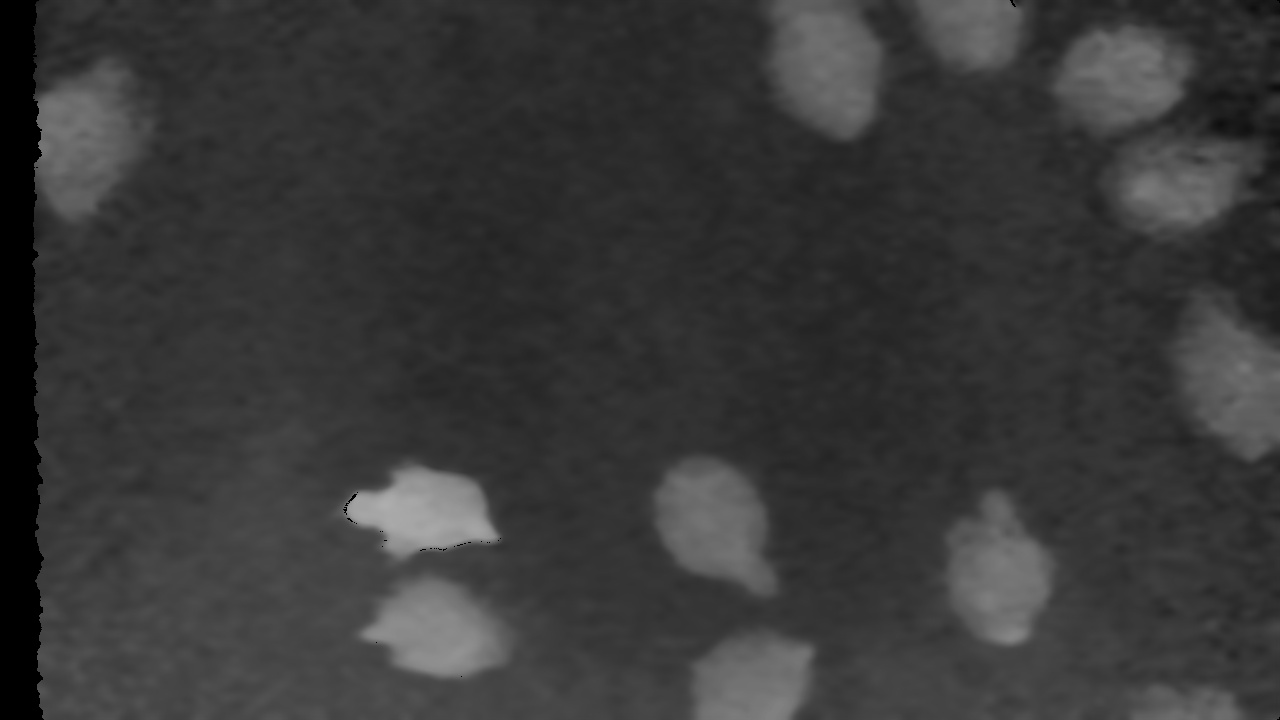
#> input picture images/imgpsh_fullsize_anim.jpg, 1280 x 720 px
$ python find_chicken_contours.py
#> lines starting #> are read from the running program, lines starting #| are printed output that depends on the picture; after the words box and inside, x2 and y2 are one past the last pixel; in counts of white or black regions, pixels touching at a corner belong together
import cv2


class FildChickenContours:
    def __init__(self, img_path, threshold_value=80, figure="rectangle"):
        self.__img_path = img_path
        self.__threshold_value = threshold_value
        self.__figure = figure
        self.__color = (255, 255, 255)


    def __return_real_image(self):
        img_real = cv2.imread(self.__img_path)
#> img_real is the input picture: shape (720, 1280, 3); min 0, max 174, mean 56.4
        return img_real

    def __preprocessing_image(self):
        img = self.__return_real_image()
        img_gauss_blur = cv2.GaussianBlur(img.copy(), (3, 3), 0)
        img_gray = cv2.cvtColor(img_gauss_blur, cv2.COLOR_BGR2GRAY)
        return img_gray

    def __find_contours(self):
        img_gray = self.__preprocessing_image()
        ret, threshold_img = cv2.threshold(img_gray, self.__threshold_value, 255, cv2.THRESH_BINARY)
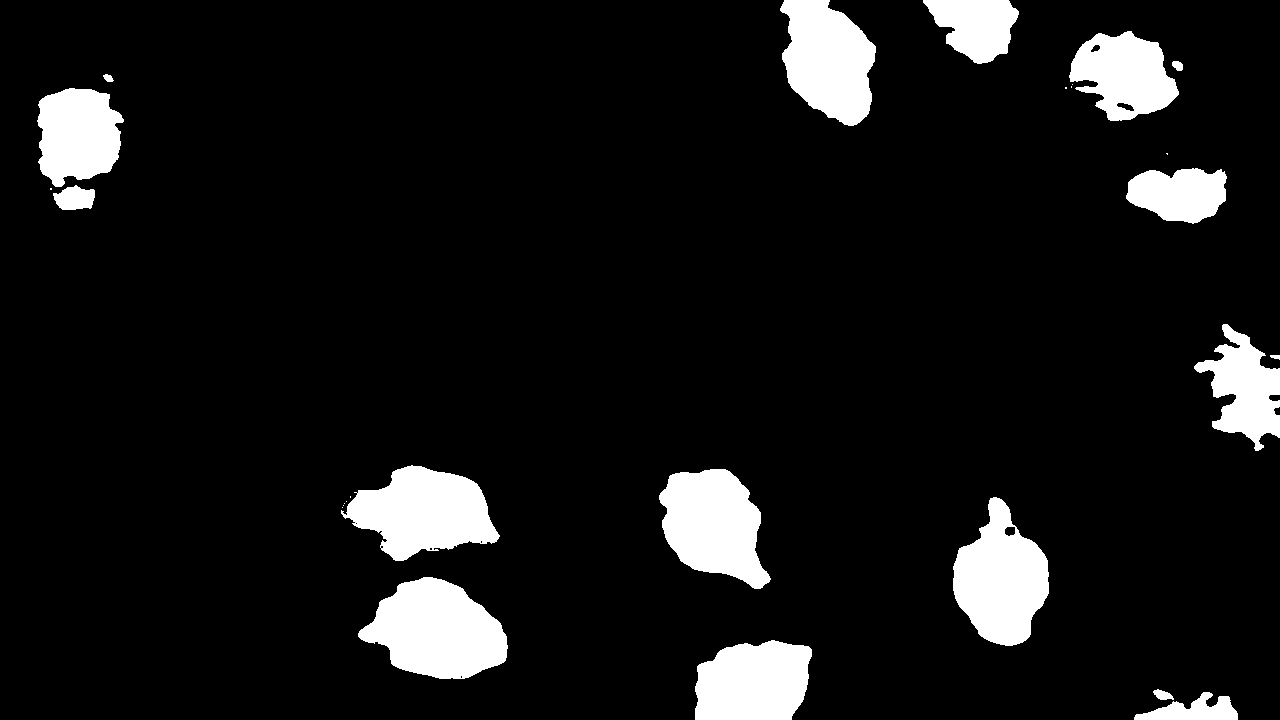
#> threshold_img: shape (720, 1280); 9.1% white; 27 white regions (10 under 20 px)
#> ret = 90

        con, hir = cv2.findContours(threshold_img, cv2.RETR_EXTERNAL, cv2.CHAIN_APPROX_SIMPLE)
#> con = 27 contours, 10 with area under 20; largest, box (x1, y1, x2, y2) and area: (358, 577, 508, 679) 10064, (341, 465, 500, 561) 9150, (953, 497, 1049, 646) 9020, (659, 469, 771, 589) 8820, (780, 0, 876, 126) 8390; hir = 27 rows, first 6: [1, -1, -1, -1], [2, 0, -1, -1], [3, 1, -1, -1], [4, 2, -1, -1], [5, 3, -1, -1], [6, 4, -1, -1]
        return con

    def __create_figure_on_image(self, x, y, w, h, img):
        if self.__figure == "rectangle":
            img = cv2.rectangle(img, (x, y), (x + w, y + h), self.__color, thickness=2)
            return img
        if self.__figure == "circle":
            img = cv2.circle(img, (x + w // 2, y + h // 2), h // 2, self.__color, thickness=2)
            return img

    def __draw_contours(self):
        img_real = self.__return_real_image()
        con = self.__find_contours()

        for c in con:
            x, y, w, h = cv2.boundingRect(c)
            img = self.__create_figure_on_image(x, y, w, h, img_real)
#> this loop made 27 passes
#> (x, y, w, h) on passes 1, 2, 3, 4, 5, 6, 7, 8, 9, 11, 12, 13: (1134, 692, 104, 28), (1153, 689, 21, 11), (695, 640, 117, 80), (358, 577, 150, 102), (342, 507, 1, 1), (343, 505, 1, 1), (344, 503, 1, 1), (346, 501, 1, 1), (953, 497, 96, 149), (659, 469, 112, 120), (341, 465, 159, 96), (1270, 355, 10, 5)
#> (c, x, y, w, h) on passes 10, 15, 18, 20, 21: ([[350, 496], [350, 497]], 350, 496, 1, 2), ([[50, 188], [50, 189], [51, 189], [51, 188]], 50, 188, 2, 2), ([[1166, 153], [1167, 154], [1167, 153]], 1166, 153, 2, 2), ([[1065, 87], [1065, 88], [1066, 88], [1066, 87]], 1065, 87, 2, 2), ([[1071, 86], [1071, 87]], 1071, 86, 1, 2)
#> pass 3, in __create_figure_on_image (call 3), `img = cv2.circle(img, (x + w // 2, y + h // 2), h // 2, self.__color, ..`:
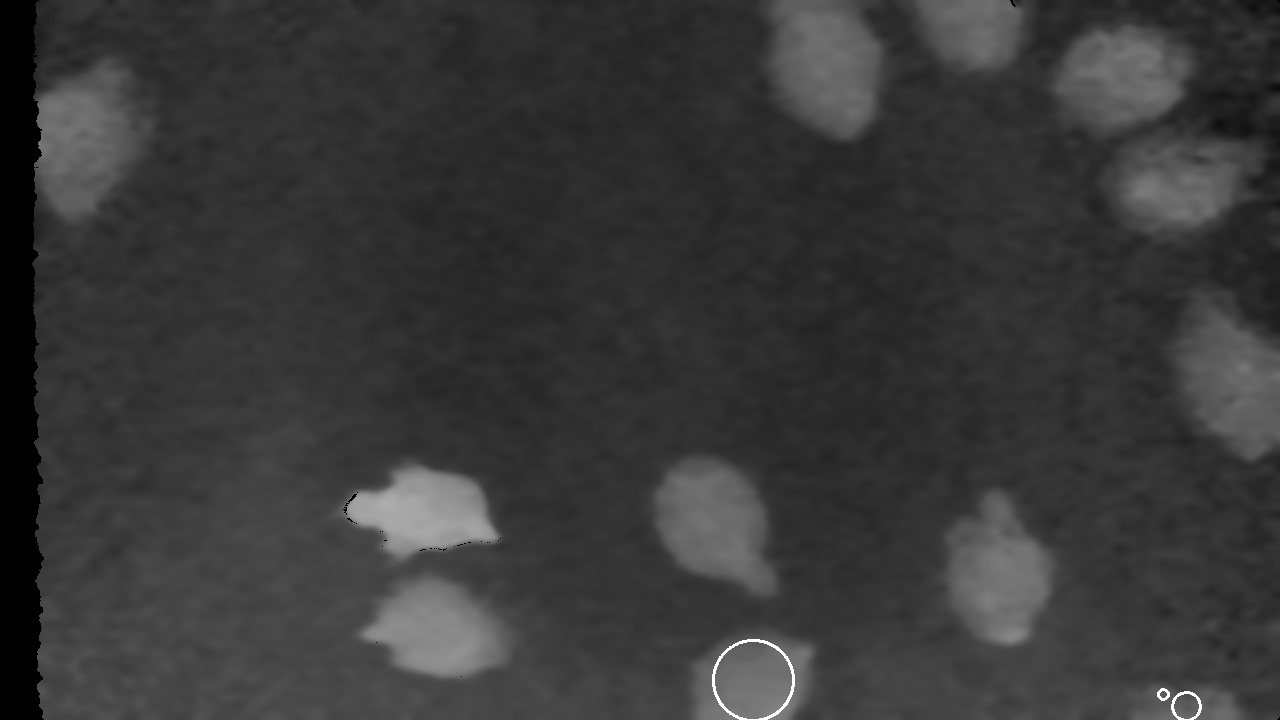
#> img: shape (720, 1280, 3); min 0, max 255, mean 56.6

        return img

    def show_image(self):
        img_res = self.__draw_contours()
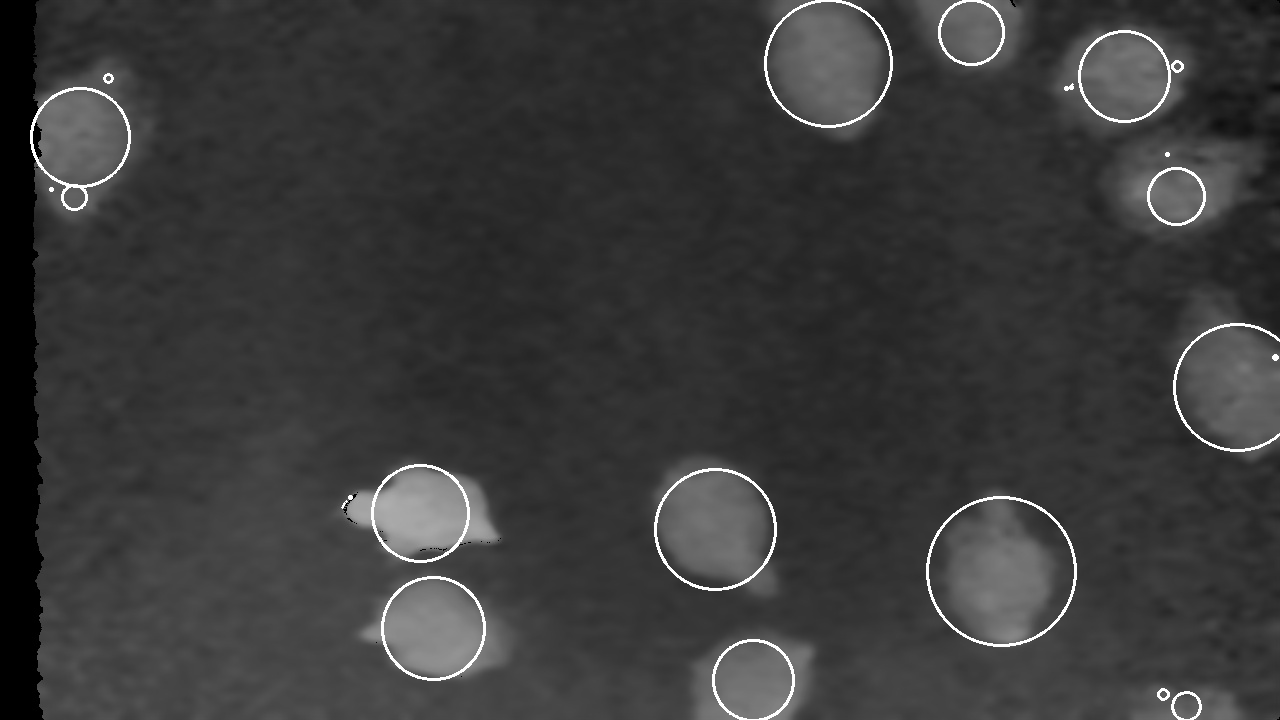
#> img_res: shape (720, 1280, 3); min 0, max 255, mean 58.4

        cv2.imshow("", img_res)
        cv2.waitKey(0)


image = FildChickenContours("../images/imgpsh_fullsize_anim.jpg", 90, figure="circle")
image.show_image()

$ run again, with images/img.jpeg copied over images/imgpsh_fullsize_anim.jpg
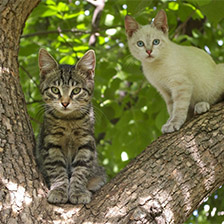
#> input picture images/img.jpeg, 224 x 224 px
#> in __return_real_image, img_real is the input picture: shape (224, 224, 3); mean B, G, R 69.8, 115.5, 115.8
#> in __find_contours, `ret, threshold_img = cv2.threshold(img_gray, self.__threshold_value, 2..`:
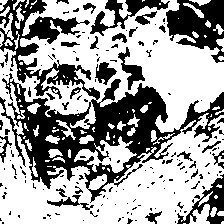
#> threshold_img: shape (224, 224); 62.4% white; 173 black regions (140 under 20 px)
#> ret = 90
#> in __find_contours, `con, hir = cv2.findContours(threshold_img, cv2.RETR_EXTERNAL, cv2.CHAI..`: con = 97 contours, 61 with area under 20; largest, box (x1, y1, x2, y2) and area: (0, 0, 224, 224) 28527, (74, 136, 137, 173) 823, (189, 204, 210, 224) 202, (0, 13, 14, 40) 116, (117, 0, 132, 19) 100; hir = 97 rows, first 6: [1, -1, -1, -1], [2, 0, -1, -1], [3, 1, -1, -1], [4, 2, -1, -1], [5, 3, -1, -1], [6, 4, -1, -1]
#> the loop in __draw_contours, `for c in con:` made 97 passes
#> (x, y, w, h) on passes 2, 3, 4, 5, 6, 7, 8, 10: (221, 221, 3, 3), (217, 211, 7, 5), (210, 207, 7, 10), (189, 204, 21, 20), (214, 195, 4, 4), (198, 191, 15, 16), (216, 184, 6, 4), (107, 168, 3, 4)
#> in show_image, `img_res = self.__draw_contours()`:
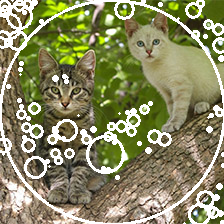
#> img_res: shape (224, 224, 3); mean B, G, R 97.4, 136.8, 137.1
